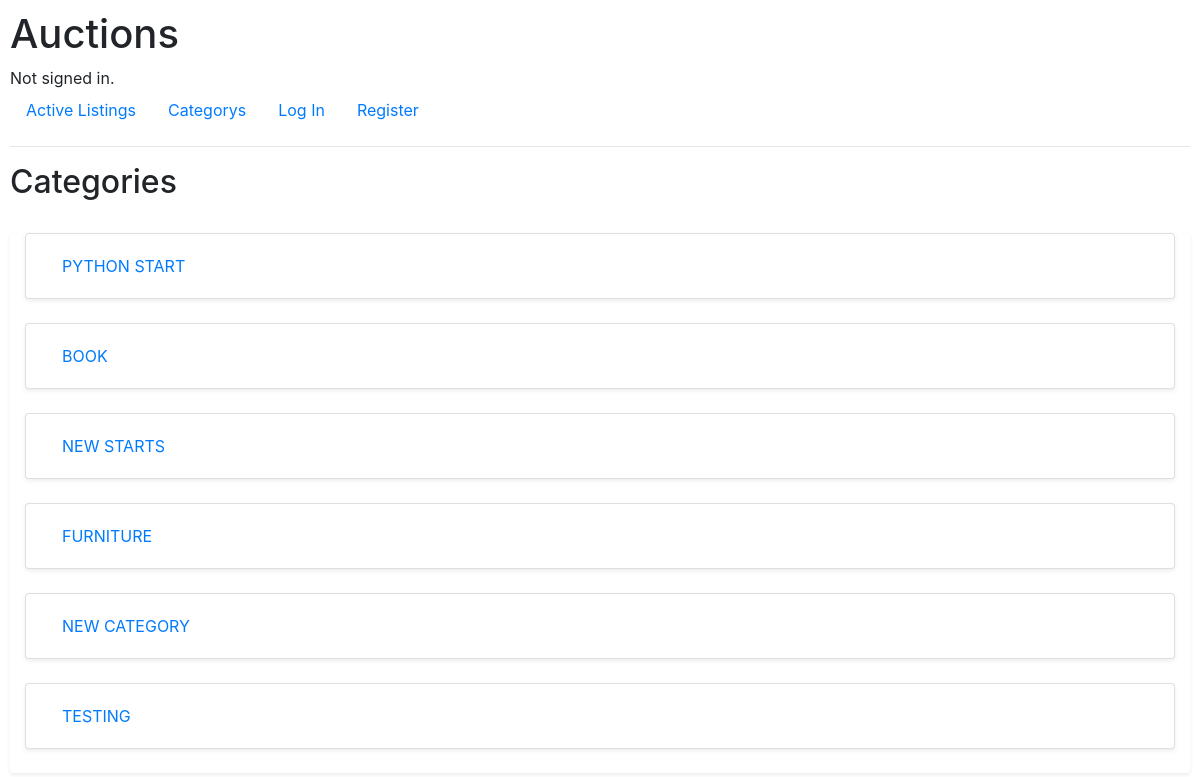
Page /categorys on the committed database.
### auctions/models.py (models this page shows, shortened)
class category(models.Model):
    name = models.CharField(max_length=264)

### auctions/views.py (the view)
# urls.py: path("categorys", views.display_categorys, name="categorys"),
def display_categorys(request):
    categorys = category.objects.all()
    return render(request, "auctions/categorys.html", {
        "categorys": categorys
    })

### auctions/templates/auctions/categorys.html
{% extends "auctions/layout.html" %}
{% block body %}
    <h2>Categories</h2>
    <br>
    <div class="container-fluid rounded shadow-sm">
        {% for category in categorys %}
            <ul class="list-group">
                <li class="list-group-item rounded shadow-sm"><a class="nav-link" href="{% url 'unique_category' category.name %}">{{ category.name.upper }}</a></li>
                <br>
            </ul>
        {% endfor %}
        </div>
{% endblock %}

### auctions/static/auctions/styles.css (style rules this page uses)
body { padding: 10px; }

### rows in the picture
category: name "PYTHON START"
category: name "BOOK"
category: name "NEW STARTS"
category: name "FURNITURE"
category: name "NEW CATEGORY"
category: name "TESTING"
